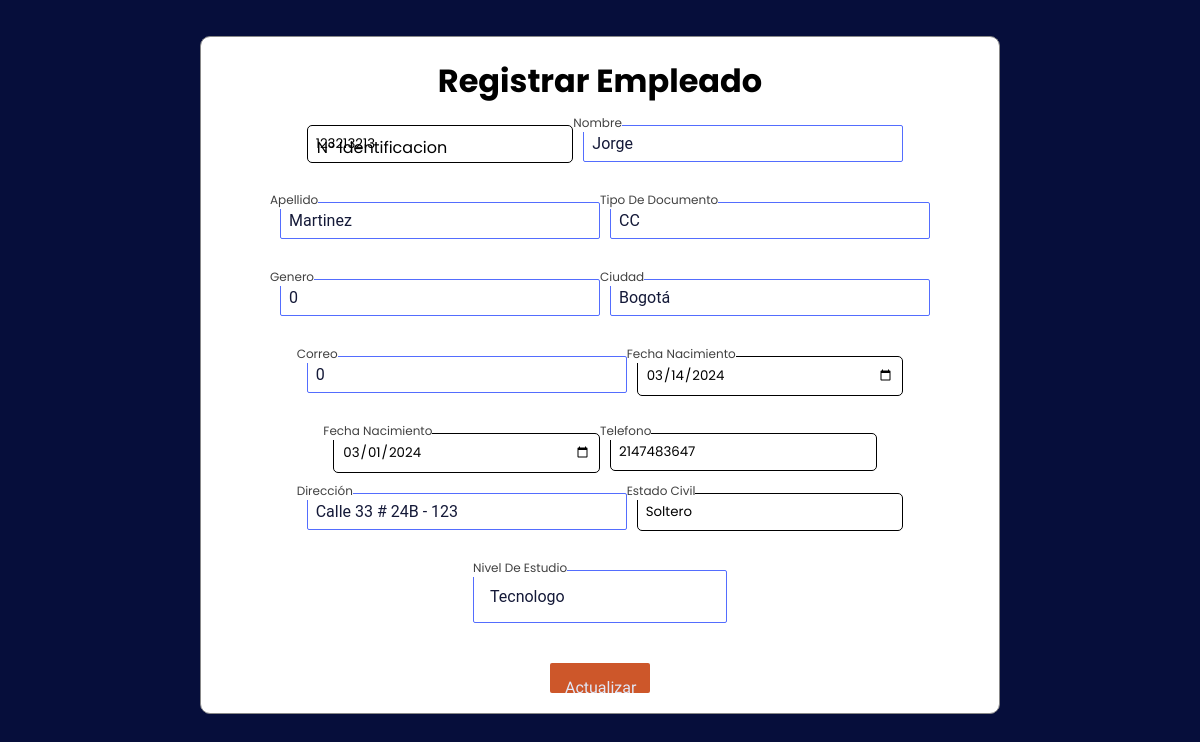
/controlador/controladorEditarEmpleado.php?id=123213213&empresa=1000000000, run on the app's committed database.
### tables this page shows
CREATE TABLE `empleado` (
  `identificacion` varchar(15) NOT NULL,
  `nombre` varchar(50) NOT NULL,
  `apellido` varchar(50) NOT NULL,
  `tipoDocumento` varchar(5) NOT NULL,
  `genero` varchar(10) NOT NULL,
  `correo` varchar(50) NOT NULL,
  `fechaNacimiento` date NOT NULL,
  `telefono` varchar(15) NOT NULL,
  `direccion` varchar(50) NOT NULL,
  `ciudad` varchar(50) NOT NULL,
  `fechaExpedicion` date NOT NULL,
  `estadoCivil` varchar(30) NOT NULL,
  `nivelEstudio` varchar(30) NOT NULL,
  `nit` varchar(50) NOT NULL
);

### conexion/conexion.php (called while the page is built, shortened)
<?php
class Conexion{
    private $dsn='mysql:host=localhost;dbname=baseNomina';
    private $usr='root';
    private $psw='';
    private $cnx;
public function __construct(){
    try {
        $this->cnx=new PDO($this->dsn,$this->usr,$this->psw);
    } catch (PDOException $th) {
        echo $th->getMessage();
    }
}
public function getCnx(){
    return $this->cnx;
}
}
?>

### dao/DaoEmpleadoImplementacion.php (called while the page is built, shortened)
<?php
require_once('../conexion/conexion.php');
include('../modelo/empleado.php');
class DaoEmpleadoImplementacion extends Conexion implements DaoEmpleado{
    public function traer($identificacion, $empresa){
        try{
            $stmt = $this->getCnx()->prepare("select * from empleado where identificacion = $identificacion and nit =  $empresa");
            $stmt->execute();
            foreach ($stmt as $key ) {
                $e = new Empleado(null,null,null,null,null,null,null,null,null,null,null,null,null);
                $e->setNombre($key['nombre']);
                $e->SetApellido($key['apellido']);
                $e->setIdentificacion($key['identificacion']);
                $e->setTipoDocumento($key['tipoDocumento']);
                $e->setGenero($key['genero']);
                $e->setCorreo($key['correo']);
                $e->setGenero($key['genero']);
                $e->setFechaNacimiento($key['fechaNacimiento']);
                $e->setTelefono($key['telefono']);
                $e->setDireccion($key['direccion']);
                $e->setCiudad($key['ciudad']);
                $e->setFechaExpedicion($key['fechaExpedicion']);
                $e->setEstadoCivil($key['estadoCivil']);
                $e->setNivelEstudio($key['nivelEstudio']);
            }
        }catch(PDOException $e){
            $e->getMessage().'error en listar de DaoAprendizImpl';
        }
            return $e;
    }
}
?>

### modelo/Persona.php (called while the page is built, shortened)
<?php
class Persona{
    private $nombre;
    private $apellido;
    private $identificacion;
    private $tipoDocumento;
    private $genero;
    private $correo;
    private $fechaNacimiento;
    private $telefono;
    private $direccion;
    private $ciudad;
    public function __construct($nombre, $apellido, $identificacion, $tipoDocumento, $genero, $correo, $fechaNacimiento, $telefono, $direccion, $ciudad) {
        $this->nombre = $nombre;
        $this->apellido = $apellido;
        $this->identificacion = $identificacion;
        $this->tipoDocumento = $tipoDocumento;
        $this->genero = $genero;
        $this->correo = $correo;
        $this->fechaNacimiento = $fechaNacimiento;
        $this->telefono = $telefono;
        $this->direccion = $direccion;
        $this->ciudad = $ciudad;
    }
    public function getNombre(){
        return $this->nombre;
    }
    public function getApellido(){
        return $this->apellido;
    }
    public function getIdentificacion(){
        return $this->identificacion;
    }
    public function getTipoDocumento(){
        return $this->tipoDocumento;
    }
    public function getGenero(){
        return $this->genero;
    }
    public function getCorreo(){
        return $this->correo;
    }
    public function getFechaNacimiento(){
        return $this->fechaNacimiento;
    }
    public function getTelefono(){
        return $this->telefono;
    }
    public function getDireccion(){
        return $this->direccion;
    }
    public function getCiudad(){
        return $this->ciudad;
    }
    public function setNombre($nombre){
        $this-> nombre = $nombre;
    }
    public function SetApellido($apellido){
        $this->apellido = $apellido;
    }
    public function setIdentificacion($identificacion){
        $this->identificacion = $identificacion;
    }
    public function setTipoDocumento($tipoDocumento){
        $this->tipoDocumento= $tipoDocumento;
    }
    public function setGenero($genero){
    $this->genero = $genero;
    }
    public function setCorreo($correo){
        $this->correo = $correo;
    }
    public function setFechaNacimiento($fechaNacimiento){
        $this->fechaNacimiento = $fechaNacimiento;
    }
    public function SetTelefono($telefono){
        $this->telefono = $telefono;
    }
    public function setDireccion($direccion){
        $this->direccion = $direccion;
    }
    public function setCiudad($ciudad){
        return $this->ciudad = $ciudad;
    }
}
?>

### modelo/Empleado.php (called while the page is built, shortened)
<?php
require ('Persona.php');
class Empleado extends Persona {
    private $fechaExpedicion;
    private $estadoCivil;
    private $nivelEstudio;
    public function __construct($nombre, $apellido, $identificacion, $tipoDocumento, $genero, $correo, $fechaNacimiento, $telefono, $direccion, $ciudad, $fechaExpedicion, $estadoCivil, $nivelEstudio) {
        $this->fechaExpedicion = $fechaExpedicion;
        $this->estadoCivil = $estadoCivil;
        $this->nivelEstudio = $nivelEstudio;
}
    public function getFechaExpedicion(){
        return $this->fechaExpedicion;
    }
    public function getEstadoCivil(){
        return $this->estadoCivil;
    }
    public function getNivelEstudio(){
        return $this->nivelEstudio;
    }
    public function setFechaExpedicion($fechaExpedicion){
        $this->fechaExpedicion = $fechaExpedicion;
    }
    public function setEstadoCivil($estadoCivil){
        $this->estadoCivil = $estadoCivil;
    }
    public function setNivelEstudio($nivelEstudio){
        return $this->nivelEstudio = $nivelEstudio;
    }
}
?>

### vistas/editarEmpleado.php (the view, shortened to what this page needs)
<!DOCTYPE html>
<html lang="en">
<head>
    <link rel="stylesheet" href="style.css">
</head>
<body>
<div id="modal2" class="modal2">
    <div class="modal-content">
      <h1>Registrar Empleado</h1>
      <form action="controladorEditarEmpleado.php?empresa=<?=$objEmpresa?>&id=<?= $Empleados->getIdentificacion()?>" id="registration-form" class="form" method="POST">
        <div class="flex">
          <div class="form-group">
            <input type="number" id="identificacion" name="identificacion" class="form-input" value="<?= $Empleados->getIdentificacion()?>" readonly required>
            <label for="identificacion" class="heading">N° Identificacion</label>
          </div>
          <div class="form-group">
            <input type="text" id="nombre" name="nombre" class="form-input" value="<?= $Empleados->getNombre()?>" required>
            <label for="nombre" class="heading">Nombre</label>
          </div>
        </div>
        <div class="flex">
          <div class="form-group">
            <input type="text" id="apellido" name="apellido" class="form-input" value="<?= $Empleados->getApellido()?>" required>
            <label for="direccion" class="heading">Apellido</label>
          </div>
          <div class="form-group">
            <input type="text" id="tipoDocumento" name="tipoDocumento" class="form-input" value="<?= $Empleados->getTipoDocumento()?>" required>
            <label for="tipoDocumento" class="heading">Tipo de Documento</label>
          </div>
        </div>
        <div class="flex">
          <div class="form-group">
            <input type="text" id="genero" name="genero" class="form-input" value="<?= $Empleados->getGenero()?>" required>
            <label for="genero" class="heading">Genero</label>
          </div>
          <div class="form-group">
            <input type="text" id="ciudad" name="ciudad" class="form-input" value="<?= $Empleados->getCiudad()?>" required>
            <label for="ciudad" class="heading">Ciudad</label>
          </div>
        </div>
        <div class="flex">
          <div class="form-group">
            <input type="text" id="correo" name="correo" class="form-input" value="<?= $Empleados->getCorreo()?>" required>
            <label for="correo" class="heading">Correo</label>
          </div>
          <div class="form-group">
            <input type="date" id="fechaNacimiento" name="fechaNacimiento" class="form-input" value="<?= $Empleados->getFechaNacimiento()?>" required>
            <label for="fechaNacimiento" class="logo">Fecha Nacimiento</label>
          </div>
        </div>
        <div class="flex">
          <div class="form-group">
            <input type="date" id="fechaExpedicion" name="fechaExpedicion" class="form-input" value="<?= $Empleados->getFechaExpedicion()?>" required>
            <label for="fechaExpedicion" class="logo">Fecha Nacimiento</label>
          </div>
          <div class="form-group">
            <input type="number" id="telefono" name="telefono" class="form-input" value="<?= $Empleados->getTelefono()?>" required>
            <label for="telefono" class="heading">Telefono</label>
          </div>
        </div>
        <div class="flex">
          <div class="form-group">
            <input type="text" id="direccion" name="direccion" class="form-input" value="<?= $Empleados->getDireccion()?>" required>
            <label for="direccion" class="heading">Dirección</label>
          </div>
          <div class="form-group">
            <input type="estadoCivil" id="estadoCivil" name="estadoCivil" class="form-input" value="<?= $Empleados->getEstadoCivil()?>" required>
            <label for="estadoCivil" class="heading">Estado Civil</label>
          </div>
        </div>
        <div class="form-group">
          <input type="text" id="nivelEstudio" name="nivelEstudio" class="form-input" value="<?= $Empleados->getNivelEstudio()?>" required>
          <label for="nivelEstudio" class="heading">Nivel de Estudio</label>
        </div>
        <input type="submit" value="Actualizar" class="Boton" name="boton">
      </form>
    </div>
  </div>
</body>
</html>

### styles/modal.css (style rules this page uses)
* { margin: 0; padding: 0; box-sizing: border-box; font-family: 'Poppins', sans-serif; text-decoration: none; text-transform: capitalize; transition: .2s linear; }
.modal2 { display: block; position: fixed; z-index: 3; left: 0; top: 0; width: 100%; height: 100%; background-color: rgba(0,0,0,0.5); }
.form { display: flex; flex-direction: column; align-items: center; gap: 20px; }
.form-input { color: #000; background: transparent; border: 1px solid #000; border-radius: 5px; padding: 8px; outline: none; width: 40.5em; }
.flex .form-group .form-input { width: 20em; margin-left: 10px; padding: 8px; }
.form-group { display: flex; flex-direction: column; gap: 8px; color: #000; position: relative; }
.form-group label { position: absolute; top: 0; left: 10px; padding: 10px; pointer-events: none; transition: 0.5s; }
.form-group .logo { top: -16px; left: 0; background: #ffff padding-box; padding: 5px 0 0 0; color: #414141; font-size: 12px; }
.form-group input:focus ~ label, .form-group input:valid ~ label { top: -16px; left: 0; background: #ffff padding-box; padding: 5px 0 0 0; color: #414141; font-size: 12px; }
.Boton { border: none; background-color: #4ca7e4; height: 30px; width: 100px; border-radius: 5px; color: #ffff; cursor: pointer; }
.flex { display: flex; flex-direction: row; }
.modal-content, .modal-content2 { background-color: #ffff; margin: 3% auto; padding: 20px; border: 1px solid #888; width: 80%; max-width: 800px; border-radius: 10px; }
.modal-content h1, .modal-content2 h1 { text-align: center; margin-bottom: 20px; }
.modal-content form, .modal-content2 form { align-items: center; }

### styles/style.css (style rules this page uses)
html { display: inline; padding: 0%; align-items: center; align-content: center; font-family: 'Raleway', sans-serif; background-color: #0d1c77; }
form input[type="text"], form input[type="email"], form input[type="password"], form textarea { border: 1px solid #536dfe; border-radius: 2px; padding: 16px; width: 100%; display: block; margin-bottom: 20px; font-family: "Roboto",Arial, Helvetica, sans-serif; font-size: 1em; color:#141938 }
.btn, form input[type="submit"] { padding: 15px; background:#cd572a; color:#e1e9fa; font-size: 1em; font-family: 'Raleway', sans-serif; border-radius: 2px; border: none; cursor: pointer; }

### data on the page
empleado: identificacion "123213213", nombre "jorge", apellido "Martinez", tipoDocumento "CC", genero "0", ciudad "Bogotá", correo "0", fechaNacimiento "03/14/2024", fechaExpedicion "03/01/2024", telefono "2147483647", direccion "calle 33 # 24B - 123", estadoCivil "Soltero", nivelEstudio "Tecnologo"
